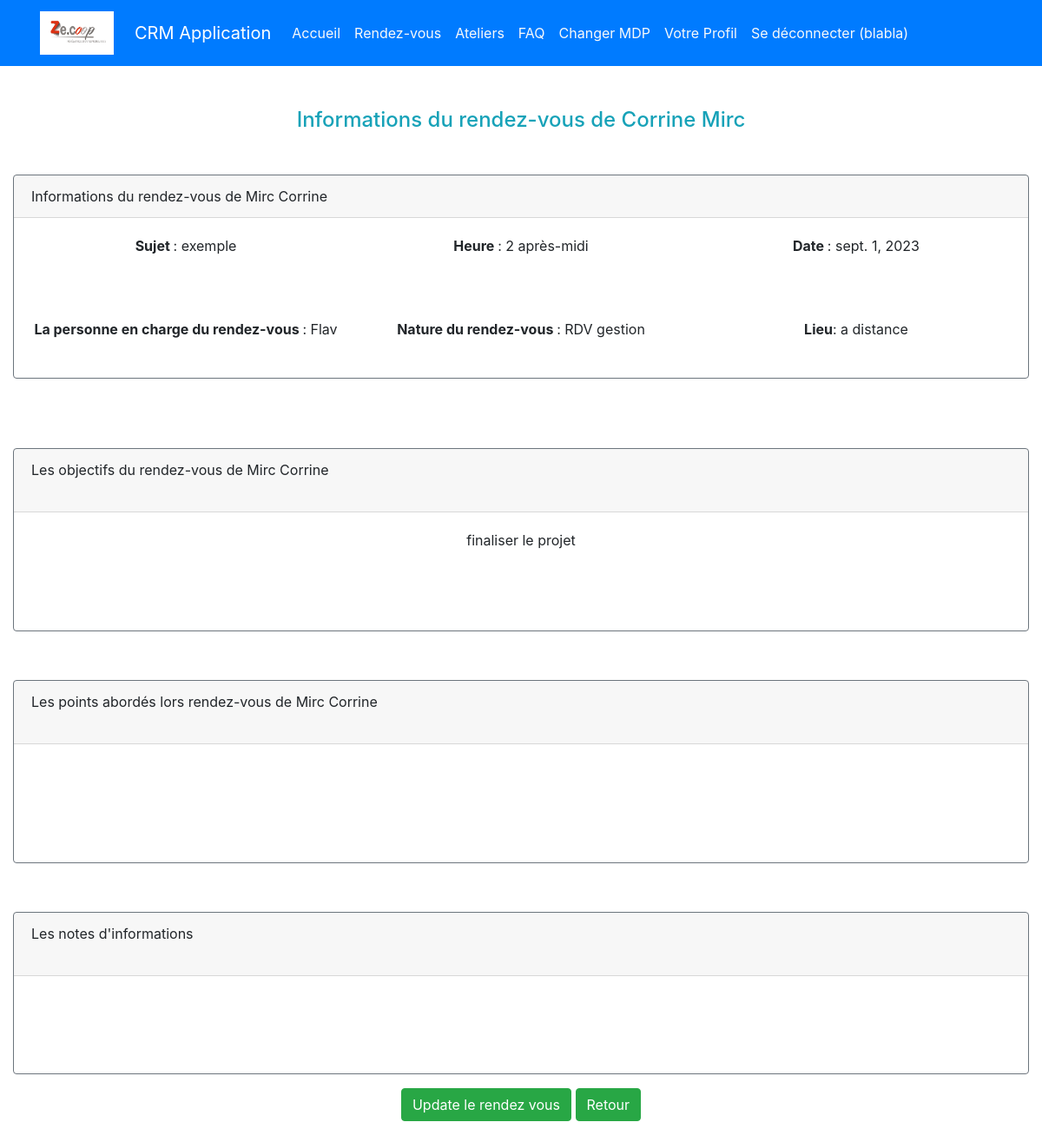
The page /rendezvous/7/ (signed in) on the database its author committed.
### authentification/models.py (models this page shows)
class User(AbstractUser):
    pass

### appflux/models.py (models this page shows, shortened)
class RendezVous(models.Model):
    entrepreneur = models.ForeignKey(Entrepreneur, on_delete=models.CASCADE)
    sujet = models.CharField(max_length=20)
    date = models.DateField()
    heure = models.TimeField()
    nature = models.CharField(max_length=240, verbose_name=' Nature du rendez vous', choices=NATURE, blank=True)
    lieu = models.CharField(max_length=100, choices=LIEU, verbose_name='Mode d\'entretien', blank=True)
    objectifs = models.TextField(blank=True)
    personne = models.ForeignKey(User, on_delete=models.CASCADE, verbose_name="Interlocuteur")
    points = models.TextField(max_length=1000, verbose_name='Points abordés', blank=True)
    notes = models.TextField(blank=True)

class Entrepreneur(models.Model):
    STRUCTURE = (
    ('Impulsions', 'Impulsions'),
    ('Eclosion', 'Eclosions')
)
    nom = models.CharField (max_length=30,)
    prenom = models.CharField(max_length=30, verbose_name="prénom")
    matricule = models.CharField(max_length=30, blank=True)
    photo = models.ImageField(default='avatar.jpg', upload_to='entrepreneur_avatars', blank=True,)
    telephone = models.CharField(max_length=15 ,blank=True, verbose_name="téléphone")
    structure = models.CharField(max_length=40, choices=STRUCTURE)
    email =  models.EmailField()
    nationalite = models.CharField(max_length=150, verbose_name="nationalité")
    naissance = models.CharField(max_length=100, verbose_name="pays de naissance",)
    numero = models.CharField( max_length=15 ,verbose_name="numéro de téléphone professionel", blank=True)
    adresse_postal = models.CharField(max_length=200, verbose_name="Code")
    adresse = models.CharField(max_length=200, blank=True, null=True)
    securite_social = models.CharField(max_length=240, blank=True, verbose_name=" Numéro de sécurité social")
    date_naissance = models.DateField(verbose_name="date de naissance")
    ville = models.CharField(max_length=120, verbose_name="lieu de résidence", blank=True )
    fonction = models.CharField(max_length=240, blank=True,)
    date_entree = models.DateField(blank=True, null= True, verbose_name="date d'entrée dans la CAE")
    debut = models.DateField(blank=True, null=True, verbose_name="date du début du contrat")
    motif = models.CharField(max_length=240, blank=True, verbose_name=' Contrat de travail', choices=TRAVAIL)
    activite = models.CharField(max_length=40, blank=True, verbose_name="type de activité", choices=ACTIVITE)
    manager = models.ForeignKey(User, on_delete=models.CASCADE, null=True, blank=True)
    date_mutuelle = models.DateField(blank=True, null=True, verbose_name="Date pour la mutuelle")
    conjoint_mutuelle = models.BooleanField(null=True, blank=True, verbose_name="Avez vous un conjoint qui a soucris a la mutuelle ?")
    dispense = models.BooleanField(null= True, blank=True , verbose_name='Avez vous une dispense pour l\'affiliation')
    date_fin = models.DateField(null=True, blank=True)
    options = models.CharField(max_length=100, choices=OPTIONS, null=True , blank=True)

### appflux/views.py (the view)
# urls.py: path('rendezvous/<int:rendezvous_id>/', appflux.views.rendezvous_detail_annuaire, name='rendezvous_detail'),
@login_required
def rendezvous_detail_annuaire(request, rendezvous_id):
    rendezvous = get_object_or_404(RendezVous, id=rendezvous_id)
    context = {
        'rendezvous': rendezvous,
    }
    return render(request, 'appflux/rendezvousannuaire_detail.html', context)

### appflux/templates/appflux/rendezvousannuaire_detail.html (shortened to what this page needs)
{% extends 'base.html' %}
{% block content %}
{% load crispy_forms_tags %}
<h4 class="text-info text-center"> Informations du rendez-vous de {{rendezvous.entrepreneur.prenom}}  {{rendezvous.entrepreneur.nom}}</h4></br>
<div class="col">
  <div class="card  my-3 border-secondary"  >
      <div class="card-header">
        Informations du rendez-vous de {{ rendezvous.entrepreneur.nom }} {{ rendezvous.entrepreneur.prenom }} </br>
      </div>
      <div class="card-body text-center">
          <div class="row">
            <div class="col">
              <strong> Sujet </strong>: {{rendezvous.sujet}} </br>
            </div>
              <div class="col">
                <strong> Heure </strong>: {{rendezvous.heure}} </br>
              </div>
              <div class="col">
                <strong> Date  </strong>: {{rendezvous.date}} </br>
              </div>
          </div></br></br></br>
          <div class="row">
              <div class="col">
                  <strong> La personne en charge du rendez-vous </strong>: {{rendezvous.personne}} </br>
              </div>
              <div class="col">
                <strong> Nature du rendez-vous </strong>: {{rendezvous.nature}} </br> </br>
              </div>
              <div class="col">
                  <strong> Lieu</strong>: {{rendezvous.lieu}} </br>
              </div>
              </div>
          </div>
      </div>
  </div></br> </br>
  <div class="col">
    <div class="card  my-3 border-secondary"  >
        <div class="card-header">
           Les objectifs du rendez-vous de {{ rendezvous.entrepreneur.nom }} {{ rendezvous.entrepreneur.prenom }} </br></br>
        </div>
        <div class="card-body text-center">
            <div class="row">
                <div class="col">
                     {{rendezvous.objectifs}} </br>
                </div>
            </div></br></br></br>
    </div>
  </div>
</div>
  <div class="col">
    <div class="card  my-3 border-secondary"  >
        <div class="card-header">
            Les points abordés lors rendez-vous de {{ rendezvous.entrepreneur.nom }} {{ rendezvous.entrepreneur.prenom }} </br></br>
        </div>
        <div class="card-body text-center">
          <div class="row">
            <div class="col">
            </div>
            </div></br></br></br>
      </div>
  </div>
</div>
<div class="col">
  <div class="card  my-3 border-secondary"  >
      <div class="card-header">
          Les notes d'informations  </br></br>
      </div>
      <div class="card-body text-center">
    </div>
</div>
</div>
<div class="text-center">
      <a class = "btn btn-success text-center" href="{% url  'rendezvous_edit' rendezvous.id %}">Update le rendez vous</a>
      <a class = "btn btn-success text-center" href="{% url 'rendezvous' %}">Retour</a>
</div>
{% endblock content %}

### templates/base.html (shortened to what this page needs)
<!doctype html>
{% load static %}
<html lang="en">
<head>
    <link rel="stylesheet" href="https://cdn.jsdelivr.net/npm/bootstrap@4.3.1/dist/css/bootstrap.min.css"
>
</head>
<body>
<div class="bg-primary">
    <div class="container">
        <div class="row">
            <nav class="col navbar navbar-expand-lg navbar-dark">
                <img class="navbar-brand mr-4" src="{% static 'logo.jpg' %}" width="85" height="60" alt="Logo" accept=".jpg,.jpeg,.png"></br>
                <a class="navbar-brand" href="{% url 'home' %}">CRM Application</a>
                <div id="navbarContent" class="collapse navbar-collapse">
                    <ul class="navbar-nav">
                        {% if user.is_authenticated %}
                        <li class="nav-item ">
                            <a class="nav-link text-light"
                               href="{% url 'home' %}">Accueil</a>
                        <li class="nav-item">
                            <a class="nav-link text-light"
                               href="{% url 'rendezvous' %}">Rendez-vous</a>
                        </li>
                        <li class="nav-item">
                            <a class="nav-link text-light"
                               href="{% url 'evenements' %}">Ateliers</a>
                        </li>
                        <li class="nav-item">
                            <a class="nav-link text-light"
                               href="{% url  'question_list'  %}">FAQ</a>
                        </li>
                        <li class="nav-item ">
                            <a class="nav-link text-light"
                               href="{% url 'password_change' %}">Changer
                                MDP</a>
                        </li>
                        <li class="nav-item ">
                            <a class= "nav-link text-light"href="{% url 'profile' %}" title="Update my profile">Votre Profil </a>
                        </li>
                        <li class="nav-item ">
                            <a class="nav-link text-light" href="{% url 'logout' %}">Se
                                déconnecter ({{ request.user }})</a>
                        {% endif %}
                    </ul>
                </div>
            </nav>
        </div>
    </div>
</div>
{% block content %}
{% endblock content %}
</body>
</html>

### rows shown on the page
User: user "blabla"
RendezVous: entrepreneur.prenom "Corrine", entrepreneur.nom "Mirc", sujet "exemple", heure "2 après-midi", date "sept. 1, 2023", personne "Flav", nature "RDV gestion", lieu "a distance", objectifs "finaliser le projet"
